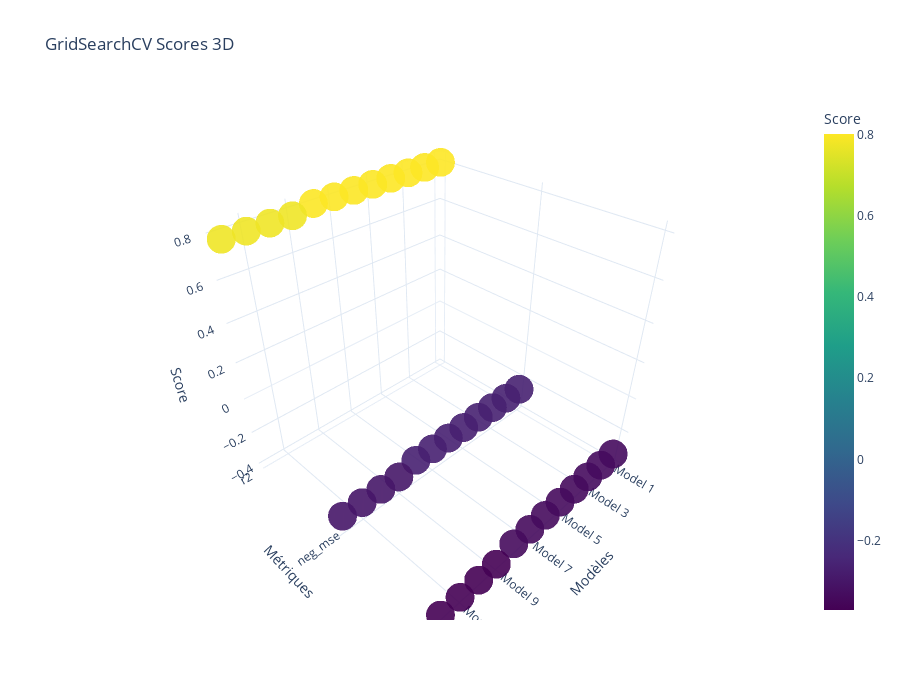

The cell this chart's notebook holds for it:
### Markdown cell above
Avec un dataset plus complexe, on arrive à avoir des varioations sur les performances en fonction des paramètres du modèle.

### Code cell
top_n=20
df = pd.DataFrame(grid_search.cv_results_)

# Récupérer les métriques
metrics = [col.replace('mean_test_', '') for col in df.columns if col.startswith('mean_test_')]
if not metrics:
    raise ValueError("Aucune métrique trouvée dans cv_results_.")

# Trier par meilleure métrique principale
main_metric = metrics[0]
df = df.sort_values(f'mean_test_{main_metric}', ascending=False).head(top_n)

# Labels modèles
model_labels = [f"Model {i+1}" for i in range(len(df))]
df['hover_text'] = df['params'].apply(lambda p: ', '.join(f"{k}={v}" for k,v in p.items()))

# Construire X, Y, Z
x, y, z, text, color = [], [], [], [], []
for i, metric in enumerate(metrics):
    for j in range(len(df)):
        x.append(model_labels[j])
        y.append(metric)
        z.append(df[f'mean_test_{metric}'].iloc[j])
        text.append(df['hover_text'].iloc[j])
        color.append(df[f'mean_test_{metric}'].iloc[j])

fig = go.Figure(data=[go.Scatter3d(
    x=x, y=y, z=z,
    mode='markers',
    marker=dict(
        size=10,
        color=color,
        colorscale='Viridis',
        colorbar=dict(title='Score'),
        opacity=0.9
    ),
    text=text,
    hovertemplate='Model: %{x}<br>Métrique: %{y}<br>Score: %{z:.3f}<br>Params: %{text}<extra></extra>'
)])

fig.update_layout(
    title="GridSearchCV Scores 3D",
    scene=dict(
        xaxis_title='Modèles',
        yaxis_title='Métriques',
        zaxis_title='Score',
    ),
    template='plotly_white',
    height=700
)

fig.show()

### Figure 1 — Plotly figure (JSON) as saved in the notebook; plotly's stock layout.template omitted (floating-point values rounded to 4 significant figures)
{"data": [{"hovertemplate": "Model: %{x}<br>Métrique: %{y}<br>Score: %{z:.3f}<br>Params: %{text}<extra></extra>", "marker": {"color": [0.8019, 0.8019, 0.8015, 0.8014, 0.8004, 0.8002, 0.8, 0.7999, 0.7772, 0.7772, 0.7762, 0.7762, -0.2652, -0.2652, -0.2658, -0.2659, -0.2672, -0.2675, -0.2677, -0.2679, -0.2982, -0.2983, -0.2996, -0.2996, -0.3364, -0.3362, -0.3366, -0.3369, -0.3381, -0.3381, -0.3386, -0.3384, -0.37, -0.3699, -0.3712, -0.3713], "colorbar": {"title": {"text": "Score"}}, "colorscale": [[0, "#440154"], [0.1111, "#482878"], [0.2222, "#3e4989"], [0.3333, "#31688e"], [0.4444, "#26828e"], [0.5556, "#1f9e89"], [0.6667, "#35b779"], [0.7778, "#6ece58"], [0.8889, "#b5de2b"], [1, "#fde725"]], "opacity": 0.9, "size": 10}, "mode": "markers", "text": ["rf__max_depth=20, rf__min_samples_split=2, rf__n_estimators=200", "rf__max_depth=None, rf__min_samples_split=2, rf__n_estimators=200", "rf__max_depth=None, rf__min_samples_split=5, rf__n_estimators=200", "rf__max_depth=20, rf__min_samples_split=5, rf__n_estimators=200", "rf__max_depth=20, rf__min_samples_split=2, rf__n_estimators=100", "rf__max_depth=None, rf__min_samples_split=2, rf__n_estimators=100", "rf__max_depth=20, rf__min_samples_split=5, rf__n_estimators=100", "rf__max_depth=None, rf__min_samples_split=5, rf__n_estimators=100", "rf__max_depth=10, rf__min_samples_split=5, rf__n_estimators=200", "rf__max_depth=10, rf__min_samples_split=2, rf__n_estimators=200", "rf__max_depth=10, rf__min_samples_split=2, rf__n_estimators=100", "rf__max_depth=10, rf__min_samples_split=5, rf__n_estimators=100", "rf__max_depth=20, rf__min_samples_split=2, rf__n_estimators=200", "rf__max_depth=None, rf__min_samples_split=2, rf__n_estimators=200", "rf__max_depth=None, rf__min_samples_split=5, rf__n_estimators=200", "rf__max_depth=20, rf__min_samples_split=5, rf__n_estimators=200", "rf__max_depth=20, rf__min_samples_split=2, rf__n_estimators=100", "rf__max_depth=None, rf__min_samples_split=2, rf__n_estimators=100", "rf__max_depth=20, rf__min_samples_split=5, rf__n_estimators=100", "rf__max_depth=None, rf__min_samples_split=5, rf__n_estimators=100", "rf__max_depth=10, rf__min_samples_split=5, rf__n_estimators=200", "rf__max_depth=10, rf__min_samples_split=2, rf__n_estimators=200", "rf__max_depth=10, rf__min_samples_split=2, rf__n_estimators=100", "rf__max_depth=10, rf__min_samples_split=5, rf__n_estimators=100", "rf__max_depth=20, rf__min_samples_split=2, rf__n_estimators=200", "rf__max_depth=None, rf__min_samples_split=2, rf__n_estimators=200", "rf__max_depth=None, rf__min_samples_split=5, rf__n_estimators=200", "rf__max_depth=20, rf__min_samples_split=5, rf__n_estimators=200", "rf__max_depth=20, rf__min_samples_split=2, rf__n_estimators=100", "rf__max_depth=None, rf__min_samples_split=2, rf__n_estimators=100", "rf__max_depth=20, rf__min_samples_split=5, rf__n_estimators=100", "rf__max_depth=None, rf__min_samples_split=5, rf__n_estimators=100", "rf__max_depth=10, rf__min_samples_split=5, rf__n_estimators=200", "rf__max_depth=10, rf__min_samples_split=2, rf__n_estimators=200", "rf__max_depth=10, rf__min_samples_split=2, rf__n_estimators=100", "rf__max_depth=10, rf__min_samples_split=5, rf__n_estimators=100"], "type": "scatter3d", "x": ["Model 1", "Model 2", "Model 3", "Model 4", "Model 5", "Model 6", "Model 7", "Model 8", "Model 9", "Model 10", "Model 11", "Model 12", "Model 1", "Model 2", "Model 3", "Model 4", "Model 5", "Model 6", "Model 7", "Model 8", "Model 9", "Model 10", "Model 11", "Model 12", "Model 1", "Model 2", "Model 3", "Model 4", "Model 5", "Model 6", "Model 7", "Model 8", "Model 9", "Model 10", "Model 11", "Model 12"], "y": ["r2", "r2", "r2", "r2", "r2", "r2", "r2", "r2", "r2", "r2", "r2", "r2", "neg_mse", "neg_mse", "neg_mse", "neg_mse", "neg_mse", "neg_mse", "neg_mse", "neg_mse", "neg_mse", "neg_mse", "neg_mse", "neg_mse", "neg_mae", "neg_mae", "neg_mae", "neg_mae", "neg_mae", "neg_mae", "neg_mae", "neg_mae", "neg_mae", "neg_mae", "neg_mae", "neg_mae"], "z": [0.8019, 0.8019, 0.8015, 0.8014, 0.8004, 0.8002, 0.8, 0.7999, 0.7772, 0.7772, 0.7762, 0.7762, -0.2652, -0.2652, -0.2658, -0.2659, -0.2672, -0.2675, -0.2677, -0.2679, -0.2982, -0.2983, -0.2996, -0.2996, -0.3364, -0.3362, -0.3366, -0.3369, -0.3381, -0.3381, -0.3386, -0.3384, -0.37, -0.3699, -0.3712, -0.3713]}], "layout": {"height": 700, "scene": {"xaxis": {"title": {"text": "Modèles"}}, "yaxis": {"title": {"text": "Métriques"}}, "zaxis": {"title": {"text": "Score"}}}, "title": {"text": "GridSearchCV Scores 3D"}}}
